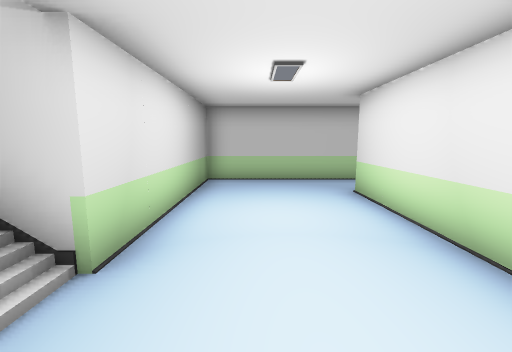
view 1 (above)

12 first-person views from a walk through a Unity game level. The camera is 1.3 m above the floor, tilts 8° down and sees 90° across. The floor is counted in squares, 1 m on a side. Each view is taken from the middle of a square. On the plan, view 1 faces up. The plan holds only what a view shows up to about 13 squares ahead; the rest is blank. The place goes on beyond the plan. The player is left out. Some animated figures are left out. Door leaves are left out, so doorways stand open.

view 2
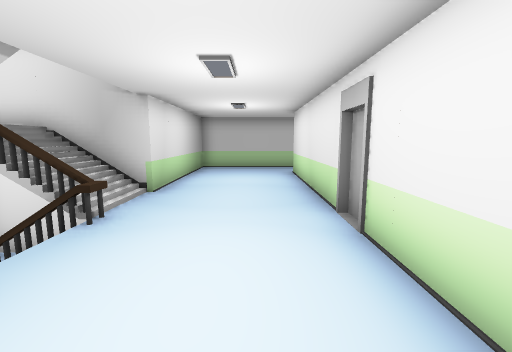

view 3
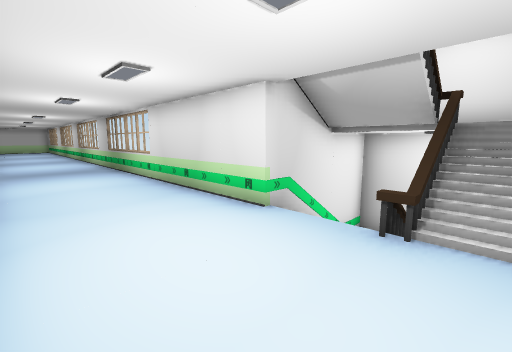

view 4
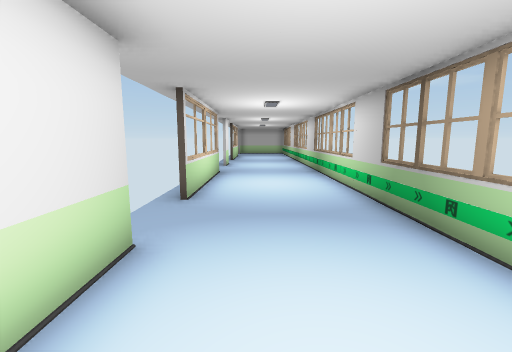

view 5
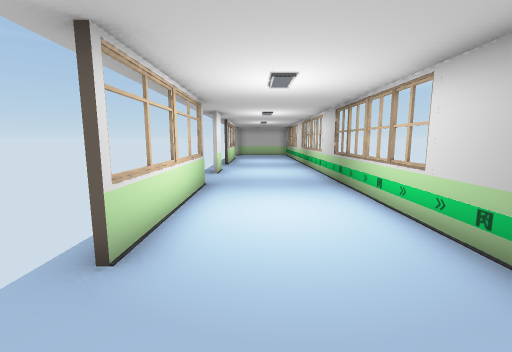

view 6
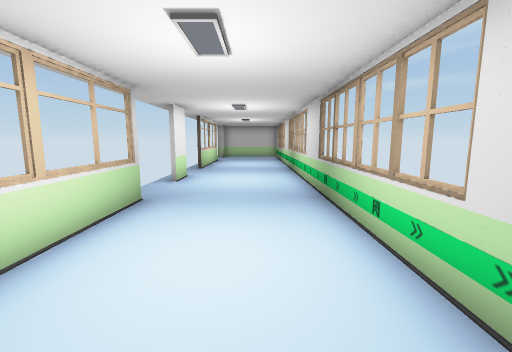

view 7
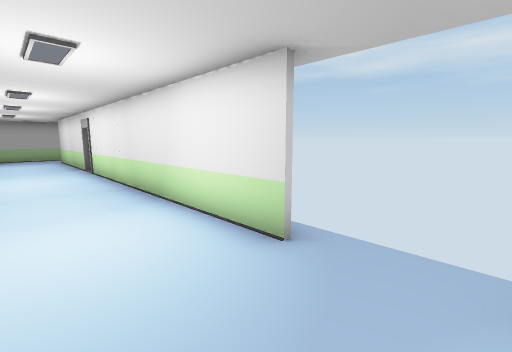

view 8
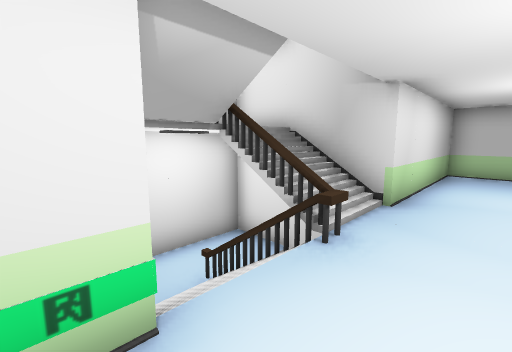

view 9
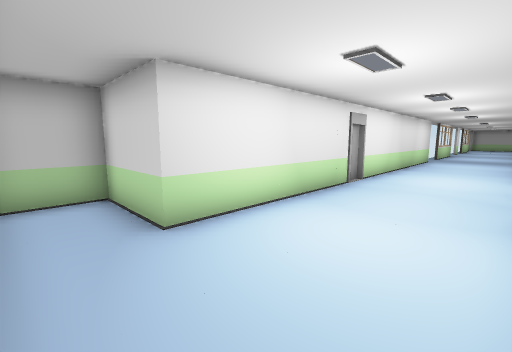

view 10
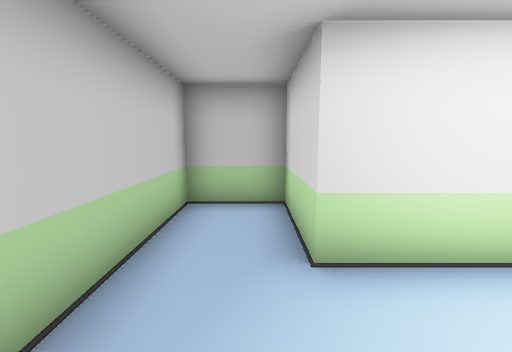

view 11
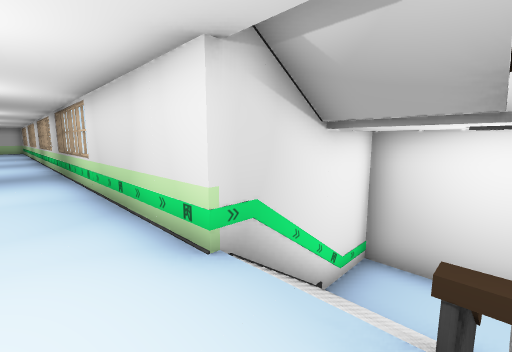

view 12
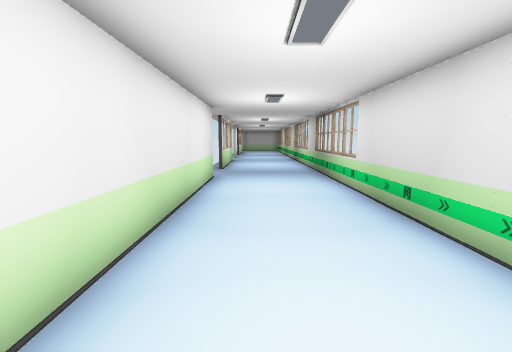

### Floor plan
Key: @ floor where view 1 was taken; # wall or solid block; . main floor; - floor 1.5 m lower than the main floor; / step, stairs or slope; D open door; = window, fence, low wall or low ledge; O other object.
Columns run from 6 left of view 1 to 5 right of it. Each row starts with its distance up from view 1.
  9     ########
  8     #......#
  7     #......#
  6     #....#O#
  5     #....#
  4     #....#
  3     #....#
  2 #####....#
  1 #-///....#
  0 #-##=.@..#
 -1 #-///....#
 -2 #####....#
 -3     #....#
 -4     #....#
 -5     #....#
 -6     #....#
 -7     #....#
 -8     #....#
 -9     =....#
-10     #....D
-11     =...DD
-12     #...DD
-13     #....=
-14     #....=
-15     =....#
-16     #....=
-17     =....#
-18     #...DD
-19     #...DD
-20     #....D
-21     #....#
-22     =...DD
-23     =...DD
-24     #....#

Positions as (right, up) in squares from view 1, and headings:
1: (0, 0), facing up
2: (1, -4), facing up
3: (2, 1), facing down-left
4: (1, -7), facing down
5: (1, -10), facing down
6: (0, -12), facing down
7: (0, -12), facing up-right
8: (0, -3), facing up-left
9: (-1, 8), facing down-right
10: (0, 7), facing right
11: (0, 0), facing down-left
12: (1, -1), facing down
